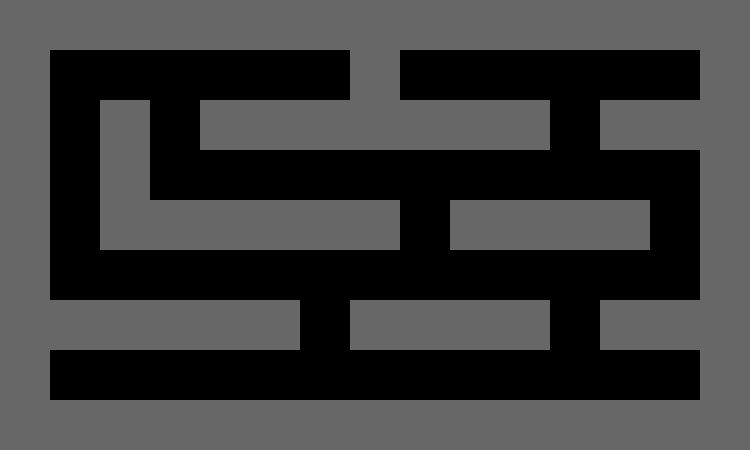

A level layout from a 2D game, rendered from its tile map. Below: a short description, then the map file with its tile-grid data intact:
An orthogonal 15x9 tile map with 50x50 px tiles, 1 tile layer (walls), 4 tilesets and 59 objects (player).

<map version="1.0" tiledversion="1.0.1" orientation="orthogonal" renderorder="left-down" width="15" height="9" tilewidth="50" tileheight="50" nextobjectid="61">
 <tileset firstgid="1" name="floor" tilewidth="50" tileheight="50" tilecount="1" columns="1">
  <image source="../images/floor.png" width="50" height="50" />
 </tileset>
 <tileset firstgid="2" name="wall" tilewidth="50" tileheight="50" tilecount="1" columns="1">
  <image source="../images/wall.png" width="50" height="50" />
 </tileset>
 <tileset firstgid="3" name="player" tilewidth="50" tileheight="50" tilecount="1" columns="1">
  <image source="../images/player.png" width="50" height="50" />
 </tileset>
 <tileset firstgid="4" name="end" tilewidth="50" tileheight="50" tilecount="1" columns="1">
  <image source="../images/end.png" width="50" height="50" />
 </tileset>
 <objectgroup name="floor">
  <object id="3" gid="1" x="250" y="100" width="50" height="50" />
  <object id="4" gid="1" x="200" y="100" width="50" height="50" />
  <object id="5" gid="1" x="150" y="100" width="50" height="50" />
  <object id="6" gid="1" x="100" y="100" width="50" height="50" />
  <object id="7" gid="1" x="50" y="100" width="50" height="50" />
  <object id="8" gid="1" x="50" y="150" width="50" height="50" />
  <object id="9" gid="1" x="50" y="200" width="50" height="50" />
  <object id="10" gid="1" x="50" y="250" width="50" height="50" />
  <object id="11" gid="1" x="50" y="300" width="50" height="50" />
  <object id="12" gid="1" x="100" y="300" width="50" height="50" />
  <object id="13" gid="1" x="350" y="300" width="50" height="50" />
  <object id="15" gid="1" x="150" y="300" width="50" height="50" />
  <object id="16" gid="1" x="200" y="300" width="50" height="50" />
  <object id="17" gid="1" x="250" y="300" width="50" height="50" />
  <object id="18" gid="1" x="300" y="300" width="50" height="50" />
  <object id="19" gid="1" x="400" y="300" width="50" height="50" />
  <object id="20" gid="1" x="500" y="300" width="50" height="50" />
  <object id="21" gid="1" x="550" y="300" width="50" height="50" />
  <object id="22" gid="1" x="600" y="300" width="50" height="50" />
  <object id="23" gid="1" x="650" y="300" width="50" height="50" />
  <object id="24" gid="1" x="450" y="300" width="50" height="50" />
  <object id="25" gid="1" x="550" y="350" width="50" height="50" />
  <object id="26" gid="1" x="300" y="350" width="50" height="50" />
  <object id="27" gid="1" x="100" y="400" width="50" height="50" />
  <object id="28" gid="1" x="150" y="400" width="50" height="50" />
  <object id="29" gid="1" x="200" y="400" width="50" height="50" />
  <object id="30" gid="1" x="250" y="400" width="50" height="50" />
  <object id="31" gid="1" x="300" y="400" width="50" height="50" />
  <object id="32" gid="1" x="350" y="400" width="50" height="50" />
  <object id="33" gid="1" x="400" y="400" width="50" height="50" />
  <object id="34" gid="1" x="50" y="400" width="50" height="50" />
  <object id="35" gid="1" x="450" y="400" width="50" height="50" />
  <object id="36" gid="1" x="500" y="400" width="50" height="50" />
  <object id="37" gid="1" x="550" y="400" width="50" height="50" />
  <object id="38" gid="1" x="600" y="400" width="50" height="50" />
  <object id="39" gid="1" x="650" y="400" width="50" height="50" />
  <object id="40" gid="1" x="650" y="250" width="50" height="50" />
  <object id="41" gid="1" x="650" y="200" width="50" height="50" />
  <object id="42" gid="1" x="600" y="200" width="50" height="50" />
  <object id="43" gid="1" x="550" y="200" width="50" height="50" />
  <object id="44" gid="1" x="500" y="200" width="50" height="50" />
  <object id="45" gid="1" x="450" y="200" width="50" height="50" />
  <object id="46" gid="1" x="400" y="200" width="50" height="50" />
  <object id="47" gid="1" x="400" y="250" width="50" height="50" />
  <object id="48" gid="1" x="350" y="200" width="50" height="50" />
  <object id="49" gid="1" x="300" y="200" width="50" height="50" />
  <object id="50" gid="1" x="250" y="200" width="50" height="50" />
  <object id="51" gid="1" x="200" y="200" width="50" height="50" />
  <object id="52" gid="1" x="150" y="200" width="50" height="50" />
  <object id="53" gid="1" x="150" y="150" width="50" height="50" />
  <object id="54" gid="1" x="400" y="100" width="50" height="50" />
  <object id="55" gid="1" x="450" y="100" width="50" height="50" />
  <object id="56" gid="1" x="500" y="100" width="50" height="50" />
  <object id="57" gid="1" x="550" y="100" width="50" height="50" />
  <object id="58" gid="1" x="600" y="100" width="50" height="50" />
  <object id="59" gid="1" x="650" y="100" width="50" height="50" />
  <object id="60" gid="1" x="550" y="150" width="50" height="50" />
 </objectgroup>
 <layer name="walls" width="15" height="9">
  <data encoding="csv">
2,2,2,2,2,2,2,2,2,2,2,2,2,2,2,
2,0,0,0,0,0,0,2,0,0,0,0,0,0,2,
2,0,2,0,2,2,2,2,2,2,2,0,2,2,2,
2,0,2,0,0,0,0,0,0,0,0,0,0,0,2,
2,0,2,2,2,2,2,2,0,2,2,2,2,0,2,
2,0,0,0,0,0,0,0,0,0,0,0,0,0,2,
2,2,2,2,2,2,0,2,2,2,2,0,2,2,2,
2,0,0,0,0,0,0,0,0,0,0,0,0,0,2,
2,2,2,2,2,2,2,2,2,2,2,2,2,2,2
</data>
 </layer>
 <objectgroup name="end">
  <object id="2" gid="4" x="300" y="100" width="50" height="50" />
 </objectgroup>
 <objectgroup name="players">
  <object id="1" type="player" gid="3" x="50" y="400" width="50" height="50" />
 </objectgroup>
</map>